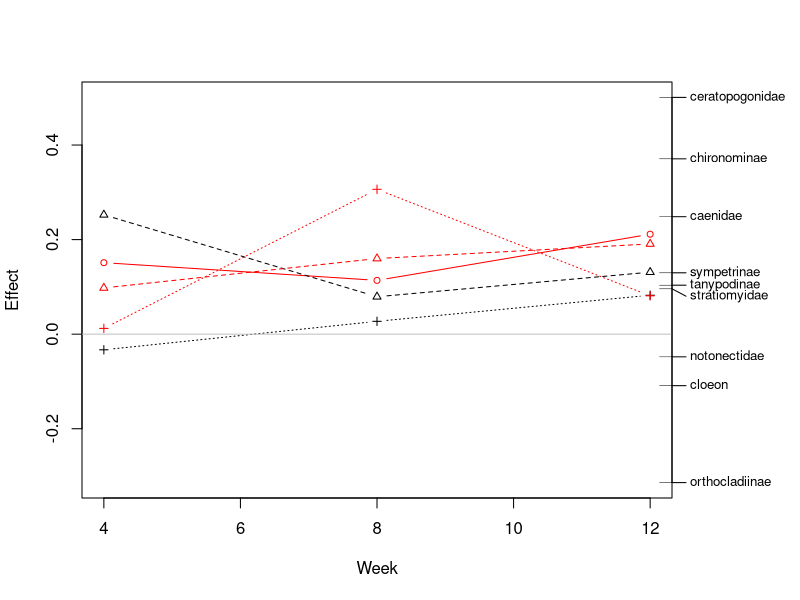

R code for this plot: (Note: this script raises an error after producing the figure.)
########### Principal Response Curve ########### 
################################################

#------------------------------------------------------- 
# This script is used to analyze community composition 

# 1) Macroinvertebrate
# 2) Phytoplankton


#------------------------------------------------------- 
# Packages and data

# Packages
library(ggplot2)
library(vegan)

# Data
df_taxa<-read.table(file="df_taxa.csv",header=T,sep=";",dec=".")


# Mesocosm_ID as character
df_taxa$mesocosm_ID<-as.character(df_taxa$mesocosm_ID)
# Mesocosm metadata
m<-aggregate(data=df_taxa, cbind(fish,warming) ~ mesocosm_ID + date + date_c + tmean15, unique)
m$treatment<-paste(m$fish,m$warming,sep="_")

# Treatment and week as factors for PRC
treatment<-factor(m$treatment,levels = c("NF_NW","NF_W","LB_NW","LB_W","SB_NW","SB_W"))
warming<-factor(m$warming)
fish<-factor(m$fish)
week<-factor(rep(c(4,8,12),each=24))


#--------------------------------------------------------------------
# Invertebrate


# DF inv
t_inv<-unique(df_taxa[df_taxa$compartment=="inv",]$taxa)
inv<-as.data.frame(matrix(NA,nrow=nrow(m),ncol=length(t_inv)))
colnames(inv)<-t_inv

# Density for each taxa in each mesocosm at each date
for(i in 1:nrow(m)){
  for(j in 1:length(t_inv)){
    if(nrow(df_taxa[df_taxa$mesocosm_ID==m[i,]$mesocosm_ID & df_taxa$date==m[i,]$date & df_taxa$taxa==t_inv[j],])>0){
    inv[i,j]<-df_taxa[df_taxa$mesocosm_ID==m[i,]$mesocosm_ID & df_taxa$date==m[i,]$date & df_taxa$taxa==t_inv[j],]$N_l
    }
    else{
      inv[i,j]<-0
    }
  }
}

# Hellinger transformation
inv<-decostand(inv, method = "hellinger")

# PRC
mod <- prc(inv, treatment, week)
mod            # RDA
summary(mod)   # PRC
sum_mod<-summary(mod)[["sp"]]  # Taxa with scores 

# Permutation anova
ctrl <- how(plots = Plots(strata = treatment,type = "free"),
            within = Within(type = "series"), nperm = 999)
anova(mod, permutations = ctrl, first=TRUE)

# Plot PRC
col<-c("red","black","red","black","red")
lty<-c(1,2,2,3,3)
pch<-c(1,2,2,3,3)
plot(mod, select = abs(sum_mod) > 0.1,species = TRUE, scaling = "symmetric",
     axis = 1, correlation = FALSE, type = "b",
     lty = lty, col = col, pch=pch, legpos="none",xlab="Week") 
legend(x=0.415,y=0.2,lty = c(1,lty), pch=c(1,pch),col = c("black",col),legend=levels(treatment),
       horiz=TRUE,cex=0.57,xjust=0.5)



#--------------------------------------------------------------------
# Phytoplankton


# DF phyto
t_phyto<-unique(df_taxa[df_taxa$compartment=="phyto",]$taxa)
phyto<-as.data.frame(matrix(NA,nrow=nrow(m),ncol=length(t_phyto)))
colnames(phyto)<-t_phyto

# Density for each taxa in each mesocosm at each date
for(i in 1:nrow(m)){
  for(j in 1:length(t_phyto)){
    if(nrow(df_taxa[df_taxa$mesocosm_ID==m[i,]$mesocosm_ID & df_taxa$date==m[i,]$date & df_taxa$taxa==t_phyto[j],])>0){
      phyto[i,j]<-df_taxa[df_taxa$mesocosm_ID==m[i,]$mesocosm_ID & df_taxa$date==m[i,]$date & df_taxa$taxa==t_phyto[j],]$N_l
    }
    else{
      phyto[i,j]<-0
    }
  }
}

# Hellinger transformation
phyto<-decostand(phyto, method = "hellinger")

# PRC
mod <- prc(phyto, treatment, week)
mod            # RDA
summary(mod)   # PRC
sum_mod<-summary(mod)[["sp"]]  # Taxa with scores 
# Permutation anova
ctrl <- how(plots = Plots(strata = treatment,type = "free"),
            within = Within(type = "series"), nperm = 999)
anova(mod, permutations = ctrl, first=TRUE)

# Plot PRC
col<-c("red","black","red","black","red")
lty<-c(1,2,2,3,3)
pch<-c(1,2,2,3,3)
plot(mod, select = abs(sum_mod) > 0.1,species = TRUE, scaling = "symmetric",
     axis = 1, correlation = FALSE, type = "b",
     lty = lty, col = col, pch=pch, legpos="",xlab="Week")
legend(x=0.405,y=0.2,lty = c(1,lty), pch=c(1,pch),col = c("black",col),legend=levels(treatment),
       horiz=TRUE,cex=0.57,xjust=0.5)

